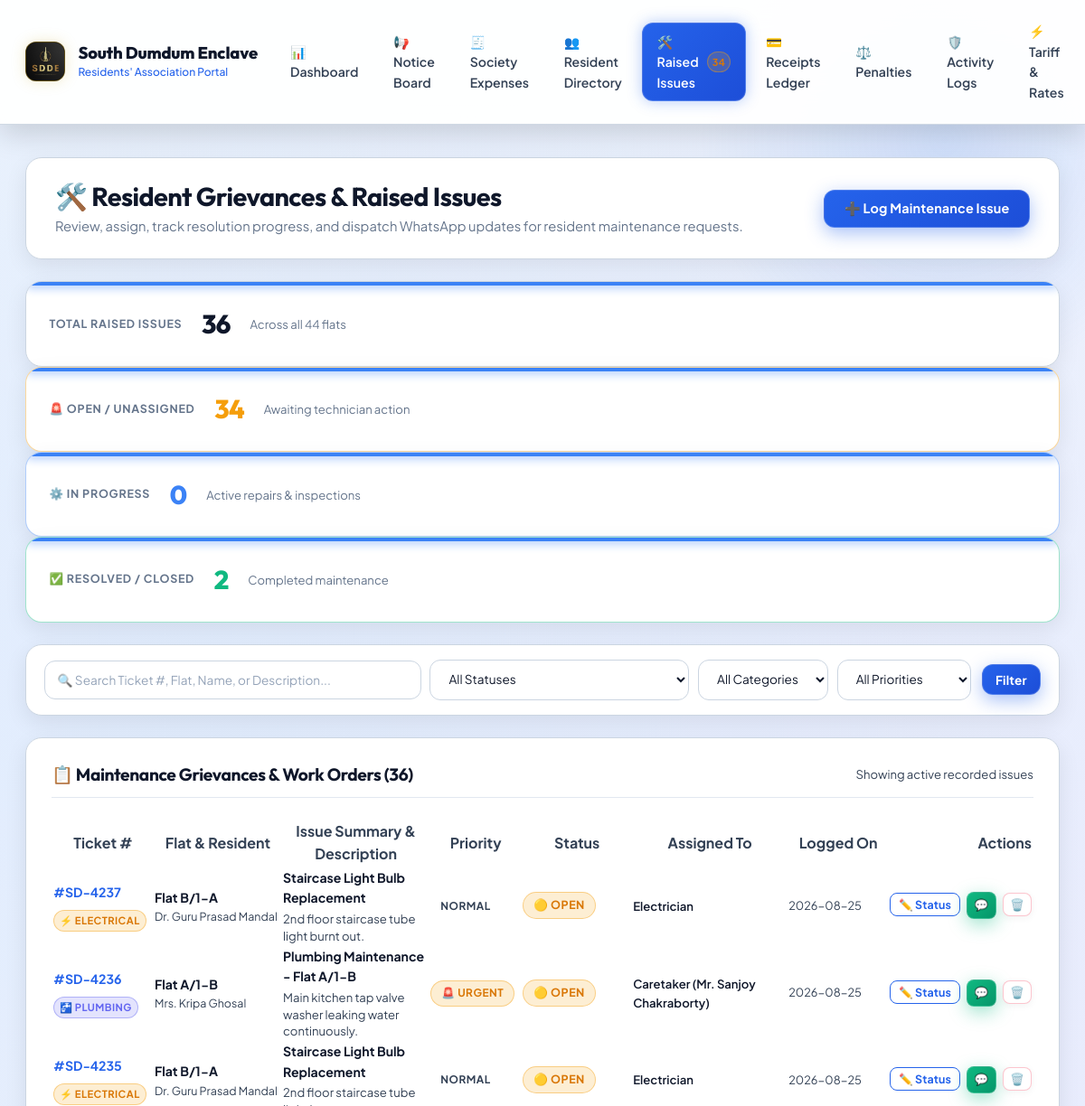
Before: /admin/issues (signed in, upper part) with the older database file.
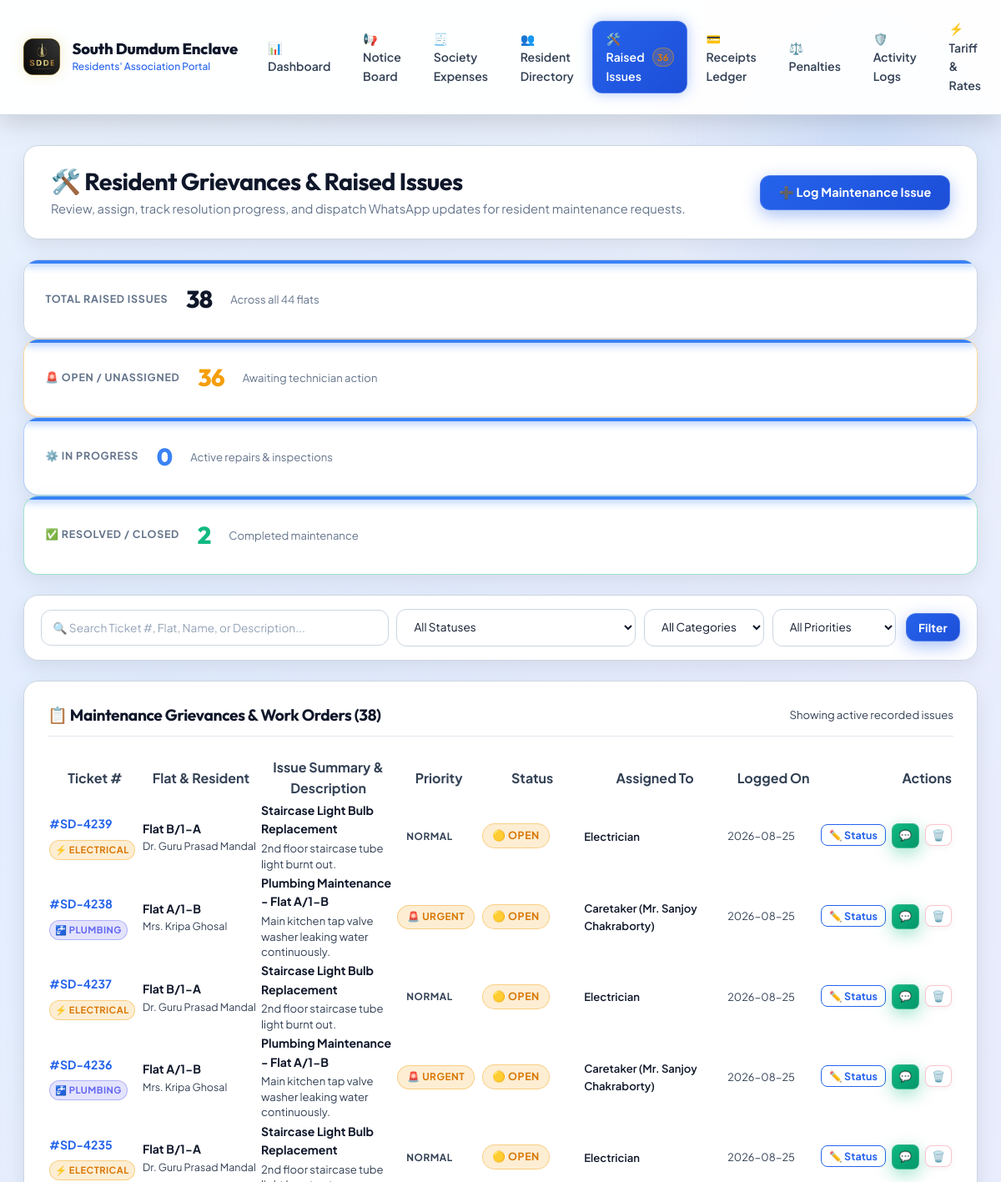
After: the same page with the newer database file.
### tables this page shows
CREATE TABLE tbl_helpdesk_tickets (
                id INTEGER PRIMARY KEY AUTOINCREMENT,
                ticket_number TEXT NOT NULL UNIQUE,
                flat_no TEXT NOT NULL,
                resident_name TEXT NOT NULL,
                category TEXT NOT NULL DEFAULT 'Other',
                title TEXT NOT NULL,
                description TEXT NOT NULL,
                priority TEXT NOT NULL DEFAULT 'Normal',
                status TEXT NOT NULL DEFAULT 'OPEN',
                assigned_to TEXT DEFAULT 'Caretaker (Mr. Sanjoy Chakraborty)',
                admin_notes TEXT DEFAULT NULL,
                created_at TIMESTAMP DEFAULT CURRENT_TIMESTAMP,
                updated_at TIMESTAMP DEFAULT CURRENT_TIMESTAMP
            );

### app.py (the view, shortened to what this page needs)
@app.route('/admin/tickets', methods=['GET', 'POST'])
@app.route('/admin/helpdesk', methods=['GET', 'POST'])
@app.route('/admin/issues', methods=['GET', 'POST'])
@roles_required('super_admin', 'billing_admin', 'president', 'secretary', 'treasurer', 'caretaker')
def admin_issues():
    user = session.get('user', {})
    status_filter = request.args.get('status', '').strip().upper()
    category_filter = request.args.get('category', '').strip()
    priority_filter = request.args.get('priority', '').strip()
    search_q = request.args.get('q', '').strip()
    query = "SELECT * FROM tbl_helpdesk_tickets WHERE 1=1"
    params = []
    if status_filter:
        if status_filter == 'PENDING':
            query += " AND status NOT IN ('RESOLVED', 'CLOSED')"
        else:
            query += " AND status = %s"
            params.append(status_filter)
    if category_filter:
        query += " AND LOWER(category) = LOWER(%s)"
        params.append(category_filter)
    if priority_filter:
        query += " AND LOWER(priority) = LOWER(%s)"
        params.append(priority_filter)
    if search_q:
        query += " AND (ticket_number LIKE %s OR flat_no LIKE %s OR resident_name LIKE %s OR title LIKE %s OR description LIKE %s OR assigned_to LIKE %s)"
        params.extend([f"%{search_q}%", f"%{search_q}%", f"%{search_q}%", f"%{search_q}%", f"%{search_q}%", f"%{search_q}%"])
    query += " ORDER BY CASE WHEN status = 'OPEN' THEN 1 WHEN status = 'ASSIGNED' THEN 2 WHEN status = 'IN_PROGRESS' THEN 3 ELSE 4 END, id DESC"
    tickets = query_db(query, params) or []
    all_members = query_db("SELECT flat_no, member_name FROM tbl_membership ORDER BY flat_no") or []
    all_t = query_db("SELECT status, priority FROM tbl_helpdesk_tickets") or []
    total_tickets_count = len(all_t)
    open_tickets_count = sum(1 for t in all_t if t.get('status') in ('OPEN', 'ASSIGNED'))
    inprogress_tickets_count = sum(1 for t in all_t if t.get('status') == 'IN_PROGRESS')
    resolved_tickets_count = sum(1 for t in all_t if t.get('status') in ('RESOLVED', 'CLOSED'))
    urgent_tickets_count = sum(1 for t in all_t if str(t.get('priority')).lower() in ('urgent', 'emergency'))
    return render_template(
        'admin_issues.html',
        tickets=tickets,
        all_members=all_members,
        total_tickets_count=total_tickets_count,
        open_tickets_count=open_tickets_count,
        inprogress_tickets_count=inprogress_tickets_count,
        resolved_tickets_count=resolved_tickets_count,
        urgent_tickets_count=urgent_tickets_count,
        status_filter=status_filter,
        category_filter=category_filter,
        priority_filter=priority_filter,
        search_q=search_q
    )

### templates/admin_issues.html (shortened to what this page needs)
{% extends 'base.html' %}
{% block content %}
<div class="page-header" style="display: flex; justify-content: space-between; align-items: center; flex-wrap: wrap; gap: 1rem; margin-bottom: 1.5rem;">
    <div class="page-header-title">
        <h2>🛠️ Resident Grievances &amp; Raised Issues</h2>
        <p>Review, assign, track resolution progress, and dispatch WhatsApp updates for resident maintenance requests.</p>
    </div>
    <div style="display: flex; gap: 0.5rem; flex-wrap: wrap;">
        <button type="button" class="btn btn-primary" onclick="document.getElementById('logIssueModal').classList.add('active'); document.body.style.overflow = 'hidden';">
            ➕ Log Maintenance Issue
        </button>
    </div>
</div>
<div class="stats-grid" style="grid-template-columns: repeat(auto-fit, minmax(200px, 1fr)); gap: 1rem; margin-bottom: 1.5rem;">
    <div class="stat-card">
        <div class="stat-label">Total Raised Issues</div>
        <div class="stat-value text-main">{{ total_tickets_count }}</div>
        <div class="stat-sub">Across all 44 flats</div>
    </div>
    <div class="stat-card" style="border-color: rgba(245, 158, 11, 0.4);">
        <div class="stat-label">🚨 Open / Unassigned</div>
        <div class="stat-value" style="color: #f59e0b;">{{ open_tickets_count }}</div>
        <div class="stat-sub">Awaiting technician action</div>
    </div>
    <div class="stat-card" style="border-color: rgba(59, 130, 246, 0.4);">
        <div class="stat-label">⚙️ In Progress</div>
        <div class="stat-value" style="color: #3b82f6;">{{ inprogress_tickets_count }}</div>
        <div class="stat-sub">Active repairs &amp; inspections</div>
    </div>
    <div class="stat-card" style="border-color: rgba(16, 185, 129, 0.4);">
        <div class="stat-label">✅ Resolved / Closed</div>
        <div class="stat-value" style="color: #10b981;">{{ resolved_tickets_count }}</div>
        <div class="stat-sub">Completed maintenance</div>
    </div>
</div>
<div class="card" style="margin-bottom: 1.5rem; padding: 1rem 1.25rem;">
    <form method="GET" action="{{ url_for('admin_issues') }}" style="display: flex; flex-wrap: wrap; gap: 0.75rem; align-items: center; justify-content: space-between;">
        <div style="display: flex; flex-wrap: wrap; gap: 0.6rem; align-items: center; flex: 1; min-width: 280px;">
            <div style="position: relative; flex: 1; min-width: 200px;">
                <input type="text" name="q" value="{{ search_q }}" class="form-control" placeholder="🔍 Search Ticket #, Flat, Name, or Description..." style="padding-left: 0.85rem; font-size: 0.85rem;">
            </div>
            <select name="status" class="form-control" style="width: auto; min-width: 140px; font-size: 0.85rem;" onchange="this.form.submit()">
                <option value="">All Statuses</option>
            </select>
            <select name="category" class="form-control" style="width: auto; min-width: 140px; font-size: 0.85rem;" onchange="this.form.submit()">
                <option value="">All Categories</option>
            </select>
            <select name="priority" class="form-control" style="width: auto; min-width: 130px; font-size: 0.85rem;" onchange="this.form.submit()">
                <option value="">All Priorities</option>
            </select>
        </div>
        <div style="display: flex; gap: 0.5rem;">
            <button type="submit" class="btn btn-primary" style="padding: 0.45rem 0.9rem; font-size: 0.85rem;">Filter</button>
        </div>
    </form>
</div>
<div class="card">
    <div class="card-header" style="display: flex; justify-content: space-between; align-items: center;">
        <h3 class="card-title">📋 Maintenance Grievances &amp; Work Orders ({{ tickets|length }})</h3>
        <span class="text-secondary" style="font-size: 0.82rem;">Showing active recorded issues</span>
    </div>
    {% if tickets %}
    <div class="table-responsive">
        <table class="table">
            <thead>
                <tr>
                    <th style="width: 110px;">Ticket #</th>
                    <th style="width: 130px;">Flat &amp; Resident</th>
                    <th>Issue Summary &amp; Description</th>
                    <th style="width: 100px;">Priority</th>
                    <th style="width: 120px;">Status</th>
                    <th style="width: 170px;">Assigned To</th>
                    <th style="width: 110px;">Logged On</th>
                    <th style="width: 130px; text-align: right;">Actions</th>
                </tr>
            </thead>
            <tbody>
                {% for t in tickets %}
                <tr>
                    <td>
                        <strong class="text-highlight-blue" style="font-size: 0.88rem;">#{{ t.ticket_number }}</strong>
                        <div style="margin-top: 0.25rem;">
                            {% if t.category == 'Plumbing' %}
                            <span class="badge badge-info" style="font-size: 0.7rem; padding: 2px 6px;">🚰 Plumbing</span>
                            {% elif t.category == 'Electrical' %}
                            <span class="badge badge-warning" style="font-size: 0.7rem; padding: 2px 6px;">⚡ Electrical</span>
                            {% elif t.category == 'Lift' %}
                            <span class="badge badge-primary" style="font-size: 0.7rem; padding: 2px 6px;">🛗 Lift</span>
                            {% elif t.category == 'Cleaning' %}
                            <span class="badge badge-success" style="font-size: 0.7rem; padding: 2px 6px;">🧹 Cleaning</span>
                            {% elif t.category == 'Security' %}
                            <span class="badge badge-danger" style="font-size: 0.7rem; padding: 2px 6px;">🛡️ Security</span>
                            {% else %}
                            <span class="badge badge-secondary" style="font-size: 0.7rem; padding: 2px 6px;">📌 {{ t.category }}</span>
                            {% endif %}
                        </div>
                    </td>
                    <td>
                        <strong class="text-main" style="font-size: 0.88rem;">Flat {{ t.flat_no }}</strong>
                        <div class="text-secondary" style="font-size: 0.78rem; max-width: 140px; white-space: nowrap; overflow: hidden; text-overflow: ellipsis;" title="{{ t.resident_name }}">
                            {{ t.resident_name }}
                        </div>
                    </td>
                    <td>
                        <div style="font-weight: 700; color: var(--text-main); font-size: 0.88rem; margin-bottom: 0.2rem;">
                            {{ t.title }}
                        </div>
                        <div style="font-size: 0.82rem; color: var(--text-secondary); line-height: 1.4; max-width: 380px;">
                            {{ t.description }}
                        </div>
                    </td>
                    <td>
                        {% if t.priority == 'Emergency' %}
                        <span class="badge badge-danger" style="font-weight: 800; font-size: 0.74rem;">🔥 Emergency</span>
                        {% elif t.priority == 'Urgent' %}
                        <span class="badge badge-warning" style="font-weight: 700; font-size: 0.74rem;">🚨 Urgent</span>
                        {% else %}
                        <span class="badge badge-secondary" style="font-size: 0.74rem;">Normal</span>
                        {% endif %}
                    </td>
                    <td>
                        {% if t.status == 'OPEN' %}
                        <span class="badge badge-warning" style="font-size: 0.78rem; font-weight: 700;">🟡 Open</span>
                        {% elif t.status == 'ASSIGNED' %}
                        <span class="badge badge-info" style="font-size: 0.78rem; font-weight: 700;">🔵 Assigned</span>
                        {% elif t.status == 'IN_PROGRESS' %}
                        <span class="badge badge-primary" style="font-size: 0.78rem; font-weight: 700;">⚙️ In Progress</span>
                        {% elif t.status == 'RESOLVED' %}
                        <span class="badge badge-success" style="font-size: 0.78rem; font-weight: 700;">✅ Resolved</span>
                        {% elif t.status == 'CLOSED' %}
                        <span class="badge badge-secondary" style="font-size: 0.78rem; font-weight: 700;">🔒 Closed</span>
                        {% else %}
                        <span class="badge badge-secondary" style="font-size: 0.78rem;">{{ t.status }}</span>
                        {% endif %}
                    </td>
                    <td>
                        <div style="font-size: 0.82rem; color: var(--text-main); font-weight: 600;">
                            {{ t.assigned_to or 'Unassigned' }}
                        </div>
                    </td>
                    <td>
                        <div style="font-size: 0.8rem; color: var(--text-secondary);">
                            {{ (t.created_at|string)[:10] }}
                        </div>
                    </td>
                    <td style="text-align: right; white-space: nowrap;">
                        <button type="button" class="btn btn-sm btn-outline-primary" style="padding: 0.25rem 0.55rem; font-size: 0.78rem;"
                                data-id="{{ t.id }}"
                                data-ticket="{{ t.ticket_number }}"
                                data-flat="{{ t.flat_no }}"
                                data-status="{{ t.status }}"
                                data-assigned="{{ t.assigned_to or '' }}"
                                data-notes="{{ t.admin_notes or '' }}"
                                onclick="openUpdateTicketModalFromBtn(this)"
                                title="Update Status &amp; Assign Staff">
                            ✏️ Status
                        </button>
                        {% set wa_update_text = "*SDERA Helpdesk Update: Ticket #" ~ t.ticket_number ~ "*\n*Flat:* " ~ t.flat_no ~ "\n*Category:* " ~ t.category ~ "\n*Status:* " ~ t.status ~ "\n*Assigned To:* " ~ (t.assigned_to or 'Caretaker') ~ (("\n*Notes:* " ~ t.admin_notes) if t.admin_notes else "") ~ "\n\n_South Dumdum Enclave Residents\' Association_" %}
                        <a href="https://api.whatsapp.com/send?text={{ wa_update_text|urlencode }}" target="_blank" class="btn btn-sm btn-success" style="padding: 0.25rem 0.5rem; font-size: 0.78rem; margin-left: 0.25rem;" title="Send WhatsApp Update">
                            💬
                        </a>
                        <form method="POST" action="{{ url_for('admin_issues') }}" style="display: inline; margin-left: 0.25rem;" onsubmit="return confirm('Are you sure you want to delete Ticket #{{ t.ticket_number }}?')">
                            <button type="submit" class="btn btn-sm btn-secondary" style="padding: 0.25rem 0.45rem; font-size: 0.78rem; color: var(--rose-500); border-color: rgba(244,63,94,0.3);" title="Delete ticket">
                                🗑️
                            </button>
                        </form>
                    </td>
                </tr>
                {% endfor %}
            </tbody>
        </table>
    </div>
    {% endif %}
</div>
{% endblock %}

Changed rows visible on the page:
added tbl_helpdesk_tickets: ticket_number "SD-4239", category "⚡ ELECTRICAL", flat_no "B/1-A", resident_name "Dr. Guru Prasad Mandal", title "Staircase Light Bulb Replacement", description "2nd floor staircase tube light burnt out.", priority "NORMAL", status "🟡 OPEN", assigned_to "Electrician", created_at "2026-08-25"
added tbl_helpdesk_tickets: ticket_number "SD-4238", category "🚰 PLUMBING", flat_no "A/1-B", resident_name "Mrs. Kripa Ghosal", title "Plumbing Maintenance - Flat A/1-B", description "Main kitchen tap valve washer leaking water continuously.", priority "🚨 URGENT", status "🟡 OPEN", assigned_to "Caretaker (Mr. Sanjoy Chakraborty)", created_at "2026-08-25"
Other visible differences:
{{ open_issues_count }}: "34" → "36"
{{ total_tickets_count }}: "36" → "38"
{{ open_tickets_count }}: "34" → "36"
{{ tickets|length }}: "36" → "38"
